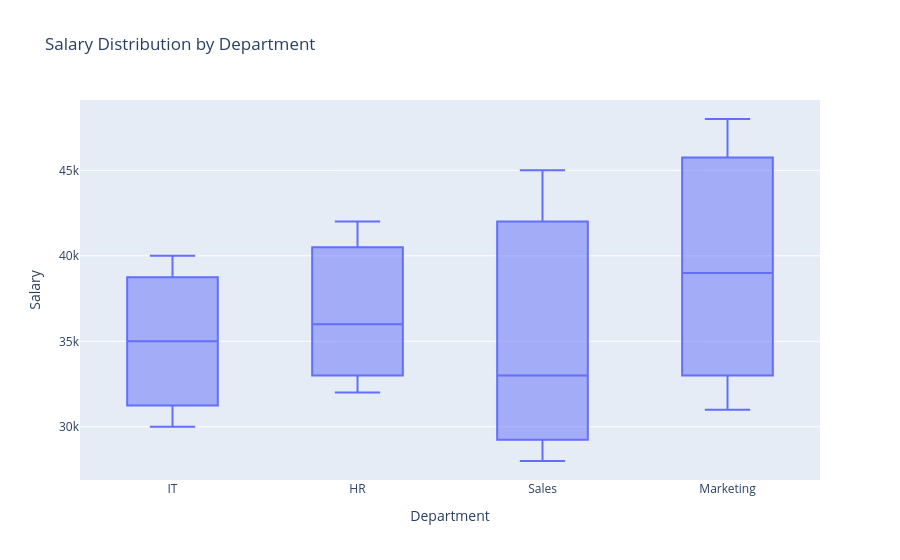

The notebook cell saved with this chart:
### Markdown cell above
# Plotly Box Plot

### Code cell
fig = px.box(
    df,
    x="Department",
    y="Salary",
    title="Salary Distribution by Department"
)

fig.show()

### Figure 1 — Plotly figure (JSON) as saved in the notebook; plotly's stock layout.template omitted (floating-point values rounded to 4 significant figures)
{"data": [{"alignmentgroup": "True", "hovertemplate": "Department=%{x}<br>Salary=%{y}<extra></extra>", "legendgroup": "", "marker": {"color": "#636efa"}, "name": "", "notched": false, "offsetgroup": "", "orientation": "v", "showlegend": false, "type": "box", "x": ["IT", "IT", "IT", "HR", "HR", "HR", "Sales", "Sales", "Sales", "Marketing", "Marketing", "Marketing"], "x0": " ", "xaxis": "x", "y": [30000, 35000, 40000, 32000, 36000, 42000, 28000, 33000, 45000, 31000, 39000, 48000], "y0": " ", "yaxis": "y"}], "layout": {"boxmode": "group", "legend": {"tracegroupgap": 0}, "title": {"text": "Salary Distribution by Department"}, "xaxis": {"anchor": "y", "domain": [0, 1], "title": {"text": "Department"}}, "yaxis": {"anchor": "x", "domain": [0, 1], "title": {"text": "Salary"}}}}
